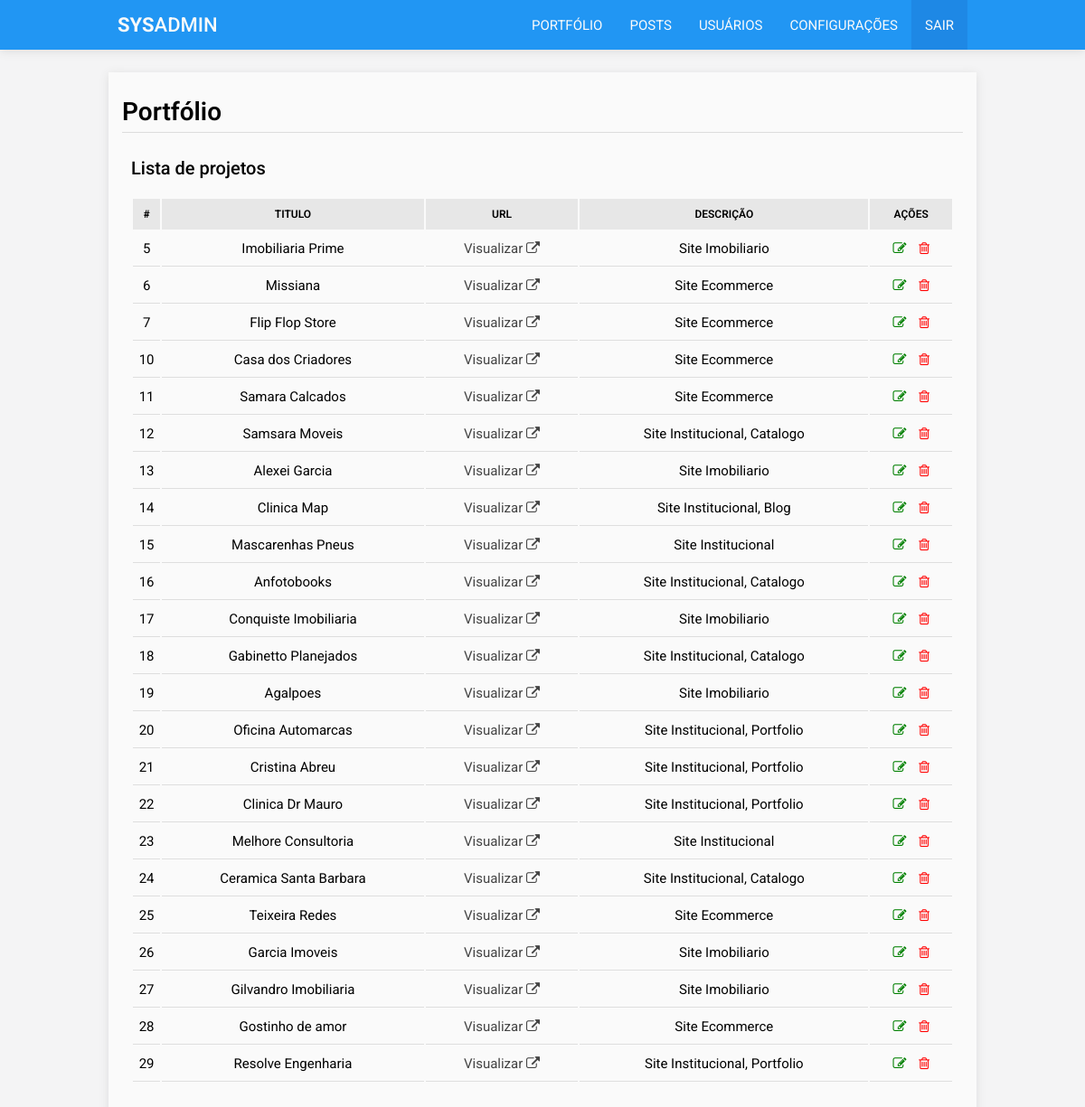
The page /admin/painel?view=portfolio (signed in) on the database its author committed.
### tables this page shows
CREATE TABLE `portfolio` (
  `id` int(11) NOT NULL AUTO_INCREMENT,
  `id_categoria` int(11) NOT NULL,
  `titulo` varchar(100) NOT NULL,
  `url` varchar(100) NOT NULL,
  `descricao` text NOT NULL,
  `imagem` varchar(50) NOT NULL,
  PRIMARY KEY (`id`),
  KEY `id_categoria` (`id_categoria`)
);

### app/Model.php (called while the page is built, shortened)
<?php
function conectar() {
    try {
        $conexao = new PDO('mysql:host=localhost;dbname=sysblog', 'root', '');
        $conexao->setAttribute(PDO::ATTR_ERRMODE, PDO::ERRMODE_EXCEPTION);
    } catch (PDOException $E) {
        echo 'ERROR! ' . $E->getMessage();
    }
    return $conexao;
}
function getAll($table) {
    $conexao = conectar();
    $sql = "SELECT * FROM $table";
    $res = $conexao->prepare($sql);
    $res->execute();
    if ($res->rowCount() > 0):
        $result = $res->fetchAll(PDO::FETCH_OBJ);
    else:
        $result = '';
    endif;
    return $result;
}

### app/App.php (called while the page is built, shortened)
<?php
require_once 'Model.php';
function limitarTexto($texto, $limite, $final) {
    $contador = strlen($texto);
    if ($contador >= $limite):
        $texto = substr($texto, 0, strrpos(substr($texto, 0, $limite), ' ')) . $final;
        return $texto;
    else:
        return $texto;
    endif;
}
function urlBase() {
    return 'http://' . $_SERVER['SERVER_NAME'] . '/sysadmin/';
}
function urlPagina($viewName) {
    return urlBase() . 'admin/painel?view=' . $viewName;
}

### admin/views/portfolio.php (the view)
<?php $projetos = getAll('portfolio'); ?>
<div class="container">
    <header class="main-header">
        <h2 class="main-title">Portfólio</h2>
    </header>
    <section class="main-section">
        <?php if ($projetos): ?>
            <h3 class="main-subtitle">  Lista de projetos </h3>
        <?php endif; ?>
        <div class="main-content">
            <?php if ($projetos): ?>
                <table class="table-portfolio">
                    <thead>
                        <tr>
                            <th> # </th>
                            <th> Titulo </th>
                            <th> Url </th>
                            <th> Descrição </th>
                            <th> Ações </th>
                        </tr>
                    </thead>
                    <tbody>
                        <?php foreach ($projetos as $projeto): ?>
                            <tr>
                                <td> <?php echo $projeto->id; ?>  </td>
                                <td> <?php echo $projeto->titulo; ?>  </td>
                                <td>
                                    <a href="//<?php echo $projeto->url; ?>" target="blank">
                                        Visualizar <i class="fa fa-external-link"></i>
                                    </a>
                                </td>
                                <td> <?php echo limitarTexto($projeto->descricao, 50, ''); ?>  </td>
                                <td>
                                    <a href="<?php echo urlPagina('portfolio-editar'); ?>&id=<?php echo $projeto->id; ?>" class="edit">
                                        <i class="fa fa-edit"></i>
                                    </a>
                                    <a href="#" class="delete" data-id="<?php echo $projeto->id; ?>" data-titulo="<?php echo $projeto->titulo; ?> ">
                                        <i class="fa fa-trash-o"></i>
                                    </a>
                                </td>
                            </tr>
                        <?php endforeach; ?>
                    </tbody>
                </table>
            <?php else: ?>
                <?php include_once 'sem-registros.php'; ?>
            <?php endif; ?>
        </div>
    </section>
</div>

### admin/assets/css/admin.css (style rules this page uses)
body { background-color: #f4f4f5; }
main > .container { background-color: #fafafa; box-shadow: 0 2px 10px #ddd; padding: 15px; }
.main-header { padding: 12px 0; position: relative; }
.main-header .main-title { font-size: 28px; font-family: 'Roboto'; font-weight: 600; padding-bottom: 6px; border-bottom: #ddd solid 1px; }
.main-section { padding: 0 10px; position: relative; }
.main-section .main-subtitle { font-size: 20px; font-family: 'Roboto'; font-weight: 500; margin: 15px 0; }
table { width: 100%; position: relative; margin: 20px 0; }
thead { background-color: #e7e7e7; }
thead tr th { padding: 10px 0; font-size: 12px; font-family: 'Roboto'; font-weight: 600; text-transform: uppercase; }
tbody tr td { text-align: center; padding: 10px 0; border-bottom: 1px solid #dedede; font-size: 15px; font-family: 'Roboto'; }
tbody tr td a { padding: 0 5px; }
tbody tr td .edit { color: green; }
tbody tr td .delete { color: red; }

### admin/assets/css/responsive.css (style rules this page uses)
@media all and (min-width: 992px) { .container { width: 80%; } }

### rows shown on the page
portfolio: id "5", titulo "Imobiliaria Prime", descricao "Site Imobiliario"
portfolio: id "6", titulo "Missiana", descricao "Site Ecommerce"
portfolio: id "7", titulo "Flip Flop Store", descricao "Site Ecommerce"
portfolio: id "10", titulo "Casa dos Criadores", descricao "Site Ecommerce"
portfolio: id "11", titulo "Samara Calcados", descricao "Site Ecommerce"
portfolio: id "12", titulo "Samsara Moveis", descricao "Site Institucional, Catalogo"
portfolio: id "13", titulo "Alexei Garcia", descricao "Site Imobiliario"
portfolio: id "14", titulo "Clinica Map", descricao "Site Institucional, Blog"
portfolio: id "15", titulo "Mascarenhas Pneus", descricao "Site Institucional"
portfolio: id "16", titulo "Anfotobooks", descricao "Site Institucional, Catalogo"
portfolio: id "17", titulo "Conquiste Imobiliaria", descricao "Site Imobiliario"
portfolio: id "18", titulo "Gabinetto Planejados", descricao "Site Institucional, Catalogo"
portfolio: id "19", titulo "Agalpoes", descricao "Site Imobiliario"
portfolio: id "20", titulo "Oficina Automarcas", descricao "Site Institucional, Portfolio"
portfolio: id "21", titulo "Cristina Abreu", descricao "Site Institucional, Portfolio"
portfolio: id "22", titulo "Clinica Dr Mauro", descricao "Site Institucional, Portfolio"
portfolio: id "23", titulo "Melhore Consultoria", descricao "Site Institucional"
portfolio: id "24", titulo "Ceramica Santa Barbara", descricao "Site Institucional, Catalogo"
portfolio: id "25", titulo "Teixeira Redes", descricao "Site Ecommerce"
portfolio: id "26", titulo "Garcia Imoveis", descricao "Site Imobiliario"
portfolio: id "27", titulo "Gilvandro Imobiliaria", descricao "Site Imobiliario"
portfolio: id "28", titulo "Gostinho de amor", descricao "Site Ecommerce"
portfolio: id "29", titulo "Resolve Engenharia", descricao "Site Institucional, Portfolio"
